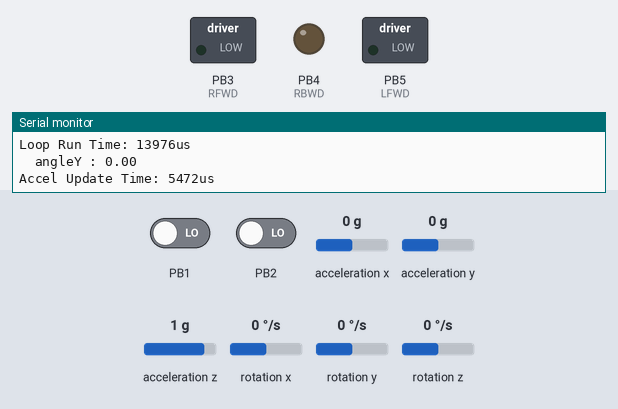
Bench run of a sketch on a simulated ATtiny85, built with avr-gcc and run on an emulated ATtiny85. Shown: switched loads named in the sketch (green lamp = pin HIGH), output pins drawn as LEDs (lit = HIGH), the last lines printed to the serial monitor. Wiring (inferred from the names in the program): MPU-6050 motion sensor at I2C address 0x68. The test bench sets the inputs (shaded band); at power-on: acceleration x 0 g, PB1 LOW, PB2 LOW, acceleration y 0 g, acceleration z 1 g, rotation x 0 °/s, rotation y 0 °/s, rotation z 0 °/s.

Above: at 11.6 s.
11.7 s: acceleration x set to -1.4 g
At 12.0 s:
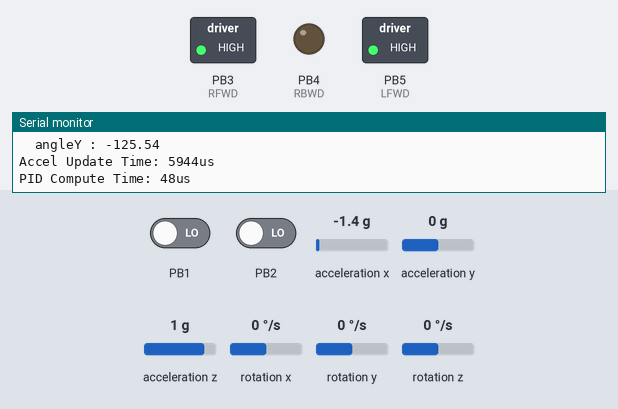
13.2 s: acceleration x set to 0.8 g
At 14.3 s:
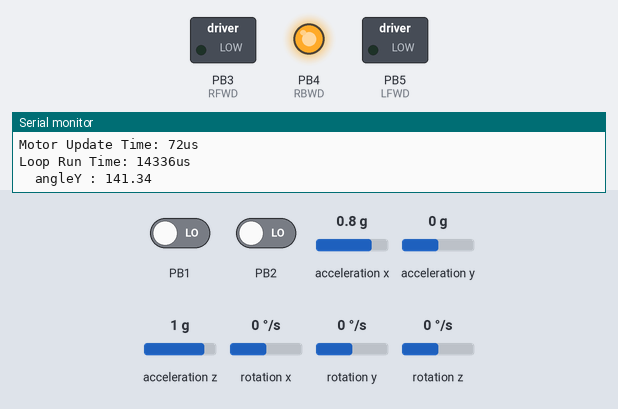
14.8 s: acceleration x set to -0.8 g
At 16.0 s:
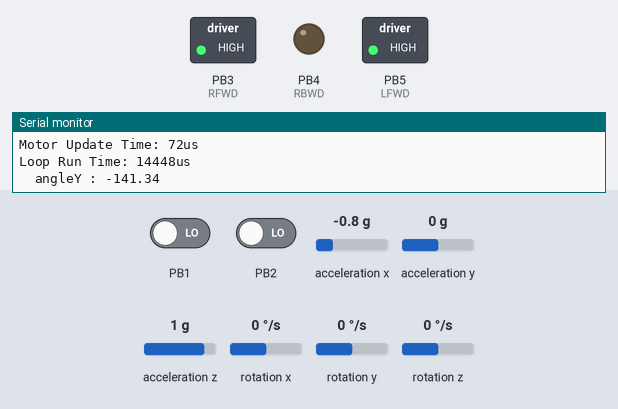
16.3 s: acceleration x set to 0 g
At 17.1 s:
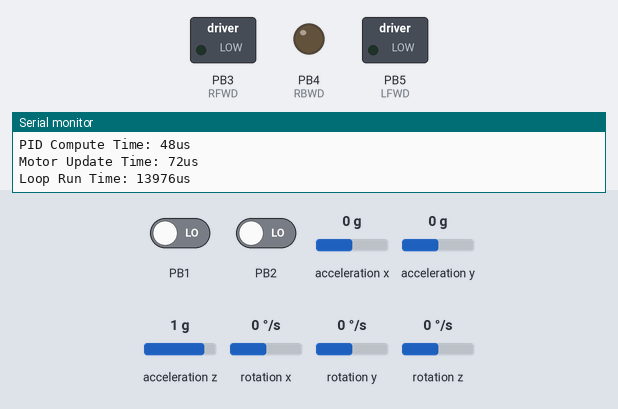
Timing chart, 0 to 18.8 s (numbered marks = the images above; inputs shaded):
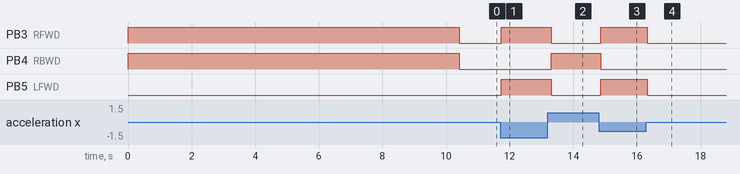

The sketch:

static_balance_1.ino
```cpp
/********************************************************
 * PID Basic Example
 * Reading analog input 0 to control analog PWM output 3
 ********************************************************/

#include "PID_vj.h"
#include "static_balance.h"
#include "BalanceRobot.h"
#include "StopWatch.h"

#define PIN_INPUT 0
#define PIN_OUTPUT 3


//Define Variables we'll be connecting to

BalanceRobot gRobot;

void setup()
{
  Serial.begin(9600);


  gRobot.begin( RFWD, RBWD, LFWD, LBWD, RENA, RENB, LENA, LENB );
}

void loop()
{
  int start = micros();
  gRobot.UpdateSensors();
  gRobot.ExecutePidCorrection();
  gRobot.UpdateMotorOutputs();
  int stop = micros();
  Serial.print("Loop Run Time: "); Serial.print(stop - start); Serial.println("us");

}
```

BalanceRobot.cpp
```cpp
#include "BalanceRobot.h"

BalanceRobot::BalanceRobot(){}

Encoder mRightEncoder(RENA, RENB); // right encoder A, right encoder B
Encoder mLeftEncoder(LENA, LENB); // left encoder A, left encoder B
MPU6050 mpu6050(Wire);
Motor mRightMotor;
Motor mLeftMotor;

PID mRightPID;
PID mLeftPID;

void BalanceRobot::begin( uint8_t aRFWD, uint8_t aRBWD, uint8_t aLFWD, uint8_t aLBWD,
                          uint8_t aRENA, uint8_t aRENB, uint8_t aLENA, uint8_t aLENB )
{
  mRightMotor.begin(aRFWD, aRBWD); // right forward, right backward
  mLeftMotor.begin(aLFWD, aLBWD); // left forward, left backward
  mStopWatch.begin();

  Wire.begin();
  mpu6050.begin();
  mpu6050.calcGyroOffsets(true);

  mRightK.p=10; mRightK.i=0; mRightK.d=0;
  mLeftK.p=10; mLeftK.i=0; mLeftK.d=0;
  mRightSetpoint = 0;
  mLeftSetpoint = 0;
  mRightPID.begin(&mRightTiltAngle, &mRightMotorOut, &mRightSetpoint, mRightK.p, mRightK.i, mRightK.d, DIRECT);
  mRightPID.SetMode(AUTOMATIC);
  mRightPID.SetOutputLimits(-255, 255);
  mLeftPID.begin(&mLeftTiltAngle, &mLeftMotorOut, &mLeftSetpoint, mLeftK.p, mLeftK.i, mLeftK.d, DIRECT);
  mLeftPID.SetMode(AUTOMATIC);
  mLeftPID.SetOutputLimits(-255, 255);
}

BalanceRobot::~BalanceRobot()
{

}

void BalanceRobot::ExecutePidCorrection()
{
  int start = micros();
  mRightPID.Compute();
  mLeftPID.Compute();
//  Serial.print("tilt "); Serial.print(mRightTiltAngle); Serial.print(", Motor "); Serial.print(mRightMotorOut); Serial.println();
  int stop = micros();
  Serial.print("PID Compute Time: "); Serial.print(stop - start); Serial.println("us");
}

void BalanceRobot::UpdateMotorOutputs()
{
  int start = micros();
  // RIGHT MOTOR
  if(mRightMotorOut > 0)
  {
    analogWrite(RFWD, mRightMotorOut);
    analogWrite(RBWD, 0);
  }
  else if(mRightMotorOut < 0)
  {
    analogWrite(RFWD, 0);
    analogWrite(RBWD, -mRightMotorOut);
  }
  else
  {
    analogWrite(RFWD, 0);
    analogWrite(RBWD, 0);
  }

  // LEFT MOTOR
  if(mLeftMotorOut > 0)
  {
    analogWrite(LFWD, mLeftMotorOut);
    analogWrite(LBWD, 0);
  }
  else if(mLeftMotorOut < 0)
  {
    analogWrite(LFWD, 0);
    analogWrite(LBWD, -mLeftMotorOut);
  }
  else
  {
    analogWrite(LFWD, 0);
    analogWrite(LBWD, 0);
  }
  int stop = micros();
  Serial.print("Motor Update Time: "); Serial.print(stop - start); Serial.println("us");
}

void BalanceRobot::UpdateSensors()
{
  int start = micros();
  UpdateAccel();
  int stop = micros();
  Serial.print("Accel Update Time: "); Serial.print(stop - start); Serial.println("us");
}

void BalanceRobot::UpdateAccel()
{
  mpu6050.update();
  mRightTiltAngle = (int)(mpu6050.getAccAngleY() / 180 * 255);
  mLeftTiltAngle = (int)(mpu6050.getAccAngleY() / 180 * 255);
//  mTiltAngle = mpu6050.getAngleY();

  Serial.print("\tangleY : ");
  Serial.println(mpu6050.getAccAngleY());
}
```

BalanceRobot.h
```cpp
#ifndef BALANCE_ROBOT_H
#define BALANCE_ROBOT_H

#include <stdint.h>
#include "static_balance.h"
#include "Encoder_j.h"
#include "Motor.h"
#include "StopWatch.h"

#include "MPU6050_j.h"
#include <Wire.h>

class BalanceRobot
{
public:
  BalanceRobot();
  BalanceRobot( uint8_t aRFWD, uint8_t aRBWD, uint8_t aLFWD, uint8_t aLBWD,
                uint8_t aRENA, uint8_t aRENB, uint8_t aLENA, uint8_t aLENB );
  ~BalanceRobot();

  void begin( uint8_t aRFWD, uint8_t aRBWD, uint8_t aLFWD, uint8_t aLBWD,
              uint8_t aRENA, uint8_t aRENB, uint8_t aLENA, uint8_t aLENB );

  void UpdateSensors();
  void UpdateAccel();
  void ExecutePidCorrection();
  void UpdateMotorOutputs();

  struct PidConstants
  {
    K_Type p;
    K_Type i;
    K_Type d;
  };
private:
  StopWatch mStopWatch;
  Accel_Type mRightTiltAngle, mLeftTiltAngle;
  PWM_Type mRightMotorOut, mLeftMotorOut;
  Accel_Type mRightSetpoint, mLeftSetpoint;

  PidConstants mRightK;
  PidConstants mLeftK;
};


#endif
```

Encoder_j.cpp
```cpp
#include "Encoder_j.h"

// Yes, all the code is in the header file, to provide the user
// configure options with #define (before they include it), and
// to facilitate some crafty optimizations!

Encoder_internal_state_t * Encoder::interruptArgs[];
```

MPU6050_j.cpp
```cpp
#include "MPU6050_j.h"
#include <Arduino.h>

MPU6050::MPU6050(TwoWire &w){
	wire = &w;
	accCoef = 0.02f;
	gyroCoef = 0.98f;
}

MPU6050::MPU6050(TwoWire &w, float aC, float gC){
	wire = &w;
	accCoef = aC;
	gyroCoef = gC;
}

void MPU6050::begin(){
  mStopWatch.begin();
	writeMPU6050(MPU6050_SMPLRT_DIV, 0x00);
	writeMPU6050(MPU6050_CONFIG, 0x00);
	writeMPU6050(MPU6050_GYRO_CONFIG, 0x08);
	writeMPU6050(MPU6050_ACCEL_CONFIG, 0x00);
	writeMPU6050(MPU6050_PWR_MGMT_1, 0x01);
	this->update();
	angleGyroX = 0;
	angleGyroY = 0;
  angleX = this->getAccAngleX();
  angleY = this->getAccAngleY();
  preInterval = millis();
}

void MPU6050::writeMPU6050(byte reg, byte data){
	wire->beginTransmission(MPU6050_ADDR);
	wire->write(reg);
	wire->write(data);
	wire->endTransmission();
}

byte MPU6050::readMPU6050(byte reg) {
	wire->beginTransmission(MPU6050_ADDR);
	wire->write(reg);
	wire->endTransmission(true);
	wire->requestFrom((uint8_t)MPU6050_ADDR, (size_t)2/*length*/);
	byte data =  wire->read();
	wire->read();
	return data;
}

void MPU6050::setGyroOffsets(float x, float y, float z){
	gyroXoffset = x;
	gyroYoffset = y;
	gyroZoffset = z;
}

void MPU6050::calcGyroOffsets(bool console){
	float x = 0, y = 0, z = 0;
	int16_t rx, ry, rz;

  delay(1000);
	if(console){
    Serial.println();
    Serial.println("========================================");
		Serial.println("calculate gyro offsets");
		Serial.print("DO NOT MOVE A MPU6050");
	}
	for(int i = 0; i < 3000; i++){
		if(console && i % 1000 == 0){
			Serial.print(".");
		}
		wire->beginTransmission(MPU6050_ADDR);
		wire->write(0x3B);
		wire->endTransmission(false);
		wire->requestFrom((int)MPU6050_ADDR, 14, (int)true);

		wire->read() << 8 | wire->read();
		wire->read() << 8 | wire->read();
		wire->read() << 8 | wire->read();
		wire->read() << 8 | wire->read();
		rx = wire->read() << 8 | wire->read();
		ry = wire->read() << 8 | wire->read();
		rz = wire->read() << 8 | wire->read();

		x += ((float)rx) / 65.5;
		y += ((float)ry) / 65.5;
		z += ((float)rz) / 65.5;
	}
	gyroXoffset = x / 3000;
	gyroYoffset = y / 3000;
	gyroZoffset = z / 3000;

	if(console){
    Serial.println();
		Serial.println("Done!!!");
		Serial.print("X : ");Serial.println(gyroXoffset);
		Serial.print("Y : ");Serial.println(gyroYoffset);
		Serial.print("Z : ");Serial.println(gyroZoffset);
		Serial.println("Program will start after 3 seconds");
    Serial.print("========================================");
		delay(3000);
	}
}

void MPU6050::update(){
	wire->beginTransmission(MPU6050_ADDR);
	wire->write(0x3B);
	wire->endTransmission(false);
	wire->requestFrom((int)MPU6050_ADDR, 14, (int)true);

	rawAccX = wire->read() << 8 | wire->read();
	rawAccY = wire->read() << 8 | wire->read();
	rawAccZ = wire->read() << 8 | wire->read();
	rawTemp = wire->read() << 8 | wire->read();
	rawGyroX = wire->read() << 8 | wire->read();
	rawGyroY = wire->read() << 8 | wire->read();
	rawGyroZ = wire->read() << 8 | wire->read();

	temp = (rawTemp + 12412.0) / 340.0;

	accX = ((float)rawAccX) / 16384.0;
	accY = ((float)rawAccY) / 16384.0;
	accZ = ((float)rawAccZ) / 16384.0;

	angleAccX = atan2(accY, accZ + abs(accX)) * 360 / 2.0 / PI;
	angleAccY = atan2(accX, accZ + abs(accY)) * 360 / -2.0 / PI;
  if(angleAccY < 0) angleAccY += 180;
  else if(angleAccY > 0) angleAccY -= 180;

	gyroX = ((float)rawGyroX) / 65.5;
	gyroY = ((float)rawGyroY) / 65.5;
	gyroZ = ((float)rawGyroZ) / 65.5;

	gyroX -= gyroXoffset;
	gyroY -= gyroYoffset;
	gyroZ -= gyroZoffset;

	interval = (millis() - preInterval) * 0.001;

	angleGyroX += gyroX * interval;
	angleGyroY += gyroY * interval;
	angleGyroZ += gyroZ * interval;

	angleX = (gyroCoef * (angleX + gyroX * interval)) + (accCoef * angleAccX);
	angleY = (gyroCoef * (angleY + gyroY * interval)) + (accCoef * angleAccY);
	angleZ = angleGyroZ;

	preInterval = millis();

}
```

MPU6050_j.h
```cpp
#ifndef MPU6050_TOCKN_H
#define MPU6050_TOCKN_H

#include <Arduino.h>
#include <Wire.h>
#include "StopWatch.h"

#define MPU6050_ADDR         0x68
#define MPU6050_SMPLRT_DIV   0x19
#define MPU6050_CONFIG       0x1a
#define MPU6050_GYRO_CONFIG  0x1b
#define MPU6050_ACCEL_CONFIG 0x1c
#define MPU6050_WHO_AM_I     0x75
#define MPU6050_PWR_MGMT_1   0x6b
#define MPU6050_TEMP_H       0x41
#define MPU6050_TEMP_L       0x42

class MPU6050{
	public:

	MPU6050(TwoWire &w);
	MPU6050(TwoWire &w, float aC, float gC);

	void begin();

	void setGyroOffsets(float x, float y, float z);

	void writeMPU6050(byte reg, byte data);
	byte readMPU6050(byte reg);

	int16_t getRawAccX(){ return rawAccX; };
	int16_t getRawAccY(){ return rawAccY; };
	int16_t getRawAccZ(){ return rawAccZ; };

	int16_t getRawTemp(){ return rawTemp; };

	int16_t getRawGyroX(){ return rawGyroX; };
	int16_t getRawGyroY(){ return rawGyroY; };
	int16_t getRawGyroZ(){ return rawGyroZ; };

	float getTemp(){ return temp; };

	float getAccX(){ return accX; };
	float getAccY(){ return accY; };
	float getAccZ(){ return accZ; };

	float getGyroX(){ return gyroX; };
	float getGyroY(){ return gyroY; };
	float getGyroZ(){ return gyroZ; };

	void calcGyroOffsets(bool console = false);

	float getGyroXoffset(){ return gyroXoffset; };
	float getGyroYoffset(){ return gyroYoffset; };
	float getGyroZoffset(){ return gyroZoffset; };

	void update();

	float getAccAngleX(){ return angleAccX; };
	float getAccAngleY(){ return angleAccY; };

	float getGyroAngleX(){ return angleGyroX; };
	float getGyroAngleY(){ return angleGyroY; };
	float getGyroAngleZ(){ return angleGyroZ; };

	float getAngleX(){ return angleX; };
	float getAngleY(){ return angleY; };
	float getAngleZ(){ return angleZ; };

	private:

  StopWatch mStopWatch;

	TwoWire *wire;

	int16_t rawAccX, rawAccY, rawAccZ, rawTemp,
	rawGyroX, rawGyroY, rawGyroZ;

	float gyroXoffset, gyroYoffset, gyroZoffset;

	float temp, accX, accY, accZ, gyroX, gyroY, gyroZ;

	float angleGyroX, angleGyroY, angleGyroZ,
	angleAccX, angleAccY, angleAccZ;

	float angleX, angleY, angleZ;

  float interval;
	long preInterval;

	float accCoef, gyroCoef;
};

#endif
```

Motor.cpp
```cpp
#include "Motor.h"
#include <Arduino.h>

Motor::Motor(){}
void Motor::begin(uint8_t aFwdPwmPin, uint8_t aBwdPwmPin)
{
  mConfig = CONFIG_1;
  mFwdPwmPin = aFwdPwmPin;
  mBwdPwmPin = aBwdPwmPin;
  mFwdEnablePin = 99;
  mBwdEnablePin = 99;
  mFwdPwmValue = 0;
  mBwdPwmValue = 0;
  pinMode(mFwdPwmPin, OUTPUT);
  pinMode(mBwdPwmPin, OUTPUT);
  mStopWatch.begin();
}

void Motor::begin(uint8_t aFwdPwmPin, uint8_t aBwdPwmPin, uint8_t aFwdEnablePin, uint8_t aBwdEnablePin)
{
  mConfig = CONFIG_2;
  mFwdPwmPin = aFwdPwmPin;
  mBwdPwmPin = aBwdPwmPin;
  mFwdEnablePin = aFwdEnablePin;
  mBwdEnablePin = aBwdEnablePin;
  mFwdPwmValue = 0;
  mBwdPwmValue = 0;

  pinMode(mFwdPwmPin, OUTPUT);
  pinMode(mBwdPwmPin, OUTPUT);
  pinMode(mFwdEnablePin, OUTPUT);
  pinMode(mBwdEnablePin, OUTPUT);
}

void Motor::begin(uint8_t aPwmPin, uint8_t aFwdEnablePin, uint8_t aBwdEnablePin)
{
  mConfig = CONFIG_3;
  mFwdPwmPin = aPwmPin;
  mBwdPwmPin = aPwmPin;
  mFwdEnablePin = aFwdEnablePin;
  mBwdEnablePin = aBwdEnablePin;
  mFwdPwmValue = 0;
  mBwdPwmValue = 0;

  pinMode(mFwdPwmPin, OUTPUT);
  pinMode(mBwdPwmPin, OUTPUT);
  pinMode(mFwdEnablePin, OUTPUT);
  pinMode(mBwdEnablePin, OUTPUT);
}

Motor::~Motor()
{

}

void Motor::SetMotorOutput(PWM_Type aMotorOut)
{
  if(aMotorOut > 0)
  {
    mFwdPwmValue = aMotorOut;
    mBwdPwmValue = 0;
    switch(mConfig)
    {
      case CONFIG_1:
      analogWrite(mFwdPwmPin, mFwdPwmValue);
      analogWrite(mBwdPwmPin, mBwdPwmValue);
      break;
      case CONFIG_2:
      digitalWrite(mBwdEnablePin, LOW);
      digitalWrite(mFwdEnablePin, HIGH);
      analogWrite(mFwdPwmPin, mFwdPwmValue);
      analogWrite(mBwdPwmPin, mBwdPwmValue);
      break;
      case CONFIG_3:
      digitalWrite(mBwdEnablePin, HIGH); // only one enable
      analogWrite(mFwdPwmPin, mFwdPwmValue);
      analogWrite(mBwdPwmPin, mBwdPwmValue);
      break;
    }
  }
  else if(aMotorOut < 0)
  {
    mFwdPwmValue = 0;
    mBwdPwmValue = aMotorOut;
    switch(mConfig)
    {
      case CONFIG_1:
      analogWrite(mFwdPwmPin, mFwdPwmValue);
      analogWrite(mBwdPwmPin, mBwdPwmValue);
      break;
      case CONFIG_2:
      digitalWrite(mBwdEnablePin, HIGH);
      digitalWrite(mFwdEnablePin, LOW);
      analogWrite(mFwdPwmPin, mFwdPwmValue);
      analogWrite(mBwdPwmPin, mBwdPwmValue);
      break;
      case CONFIG_3:
      digitalWrite(mBwdEnablePin, HIGH); // only one enable
      analogWrite(mFwdPwmPin, mFwdPwmValue);
      analogWrite(mBwdPwmPin, mBwdPwmValue);
      break;
    }
  }
  else
  {
    mFwdPwmValue = 0;
    mBwdPwmValue = 0;
    switch(mConfig)
    {
      case CONFIG_1:
      analogWrite(mFwdPwmPin, mFwdPwmValue);
      analogWrite(mBwdPwmPin, mBwdPwmValue);
      break;
      case CONFIG_2:
      digitalWrite(mBwdEnablePin, LOW);
      digitalWrite(mFwdEnablePin, LOW);
      analogWrite(mFwdPwmPin, mFwdPwmValue);
      analogWrite(mBwdPwmPin, mBwdPwmValue);
      break;
      case CONFIG_3:
      digitalWrite(mBwdEnablePin, LOW); // only one enable
      analogWrite(mFwdPwmPin, mFwdPwmValue);
      analogWrite(mBwdPwmPin, mBwdPwmValue);
      break;
    }
  }
}
```

Motor.h
```cpp
#ifndef MOTOR_H
#define MOTOR_H

#include "PID_vj.h"
#include "StopWatch.h"

class Motor
{
public:
  Motor();

  // this one uses enable pins tide to Vcc so only PWM outputs determin direction and power
  // Config 1
  void begin(uint8_t aFwdPwmPin, uint8_t aBwdPwmPin);

  // this one uses all available settings for PWM and enable
  // Config 2
  void begin(uint8_t aFwdPwmPin, uint8_t aBwdPwmPin, uint8_t aFwdEnablePin, uint8_t aBwdEnablePin);

  // this one uses a single PWM for both, but will only enable one at a time
  // Config 3
  void begin(uint8_t aPwmPin, uint8_t aFwdEnablePin, uint8_t aBwdEnablePin);

  ~Motor();

  void SetMotorOutput(PWM_Type aMotorOut);

private:
  enum Configuration{ CONFIG_1, CONFIG_2, CONFIG_3 };
  PWM_Type mFwdPwmValue;
  PWM_Type mBwdPwmValue;
  uint8_t mFwdPwmPin;
  uint8_t mBwdPwmPin;
  uint8_t mFwdEnablePin;
  uint8_t mBwdEnablePin;

  StopWatch mStopWatch;

  Configuration mConfig;
};


#endif
```

StopWatch.cpp
```cpp
// created 11-28-2018
// Joshua Mueller
//////////////////////
//StopWatch
////////////////////
#include "StopWatch.h"

  StopWatch::StopWatch(){}
  StopWatch::~StopWatch(){}
  void StopWatch::begin(){}

  void StopWatch::start(TimerType aType)
  {
    mType = aType;
    switch(mType)
    {
      case millisec:
      mStartTime = millis();
      break;
      case microsec:
      mStartTime = micros();
      break;
      default:
      Serial.println("ERROR: No timer type has been selected");
      break;
    }
  }
  unsigned long StopWatch::stop()
  {
    switch(mType)
    {
      case millisec:
      mStopTime = millis();
      break;
      case microsec:
      mStopTime = micros();
      break;
      default:
      Serial.println("ERROR: No timer type has been selected");
      return 0;
      break;
    }
    mWatchTime = mStopTime - mStartTime;
    return mWatchTime;
  }
  unsigned long StopWatch::getLastStartTime(TimeUnits aUnits)
  {
    return mStartTime;
  }
  unsigned long StopWatch::getLastStopTime(TimeUnits aUnits)
  {
    return mStopTime;
  }
  unsigned long StopWatch::getTime(TimeUnits aUnits)
  {
    double time = mWatchTime;
    if(mStopWatchInProgress)
    {
      Serial.println("ERROR: Stop watch is still running!!!");
      return 0;
    }
    switch(aUnits)
    {
      case microseconds:
        if(mType != microsec)
        {
          time *= 1000;
        }
      break;
      case milliseconds:
        if(mType != millisec)
        {
          time /= 1000;
        }
      break;
      case seconds:
        time /= 1000;
        if(mType == millisec)
        {
          time /= 1000;
        }
      break;
      case minutes:
        time /= 1000/60;
        if(mType == millisec)
        {
          time /= 1000;
        }
      break;
      case hours:
        time /= 1000/60/60;
        if(mType == millisec)
        {
          time /= 1000;
        }
      break;
      case days:
        time /= 1000/60/60/24;
        if(mType == millisec)
        {
          time /= 1000;
        }
      break;
      case weeks:
        time /= 1000/60/60/24/7;
        if(mType == millisec)
        {
          time /= 1000;
        }
      break;
      case months:
        time /= 1000/60/60/24/30;
        if(mType == millisec)
        {
          time /= 1000;
        }
      break;
      case years:
        time /= 1000/60/60/24/365;
        if(mType == millisec)
        {
          time /= 1000;
        }
      break;
    }
    return time;
  }
```

StopWatch.h
```cpp
#ifndef STOP_WATCH_H
#define STOP_WATCH_H

#include <Arduino.h>

class StopWatch
{
  public:
  enum TimerType
  {
    millisec,
    microsec
  };
  enum TimeUnits
  {
    microseconds,
    milliseconds,
    seconds,
    minutes,
    hours,
    days,
    weeks,
    months,
    years
  };
  private:
  TimerType mType;
  bool mStopWatchInProgress;
  unsigned long mStartTime, mStopTime, mWatchTime;

  public:
  StopWatch();
  ~StopWatch();
  void begin();

  void start(TimerType aType);
  unsigned long stop();
  unsigned long getLastStartTime(TimeUnits aUnits);
  unsigned long getLastStopTime(TimeUnits aUnits);
  unsigned long getTime(TimeUnits aUnits);

};


#endif
```

static_balance.h
```cpp
#ifndef PINOUT_H
#define PINOUT_H

#define RFWD 3
#define RBWD 4
#define LFWD 5
#define LBWD 6

#define RENA 7 // yellow
#define RENB 8 // white
#define LENA 16 // yellow
#define LENB 17 // white


#endif
```

Source omitted: Encoder_j.h (26183 bytes), PID_vj.cpp (8161 bytes), PID_vj.h (4247 bytes), direct_pin_read.h (2973 bytes), interrupt_pins.h (6154 bytes)

Measured:
- after the input at 11.7 s, PB3 (RFWD), PB5 (LFWD): LOW → HIGH at once
- after the input at 13.2 s, PB3 (RFWD), PB5 (LFWD): HIGH → LOW after 0.10 s; PB4 (RBWD): LOW → HIGH after 0.10 s
- after the input at 14.8 s, PB3 (RFWD), PB5 (LFWD): LOW → HIGH after 0.06 s; PB4 (RBWD): HIGH → LOW after 0.06 s
- after the input at 16.3 s, PB3 (RFWD), PB5 (LFWD): HIGH → LOW at once
